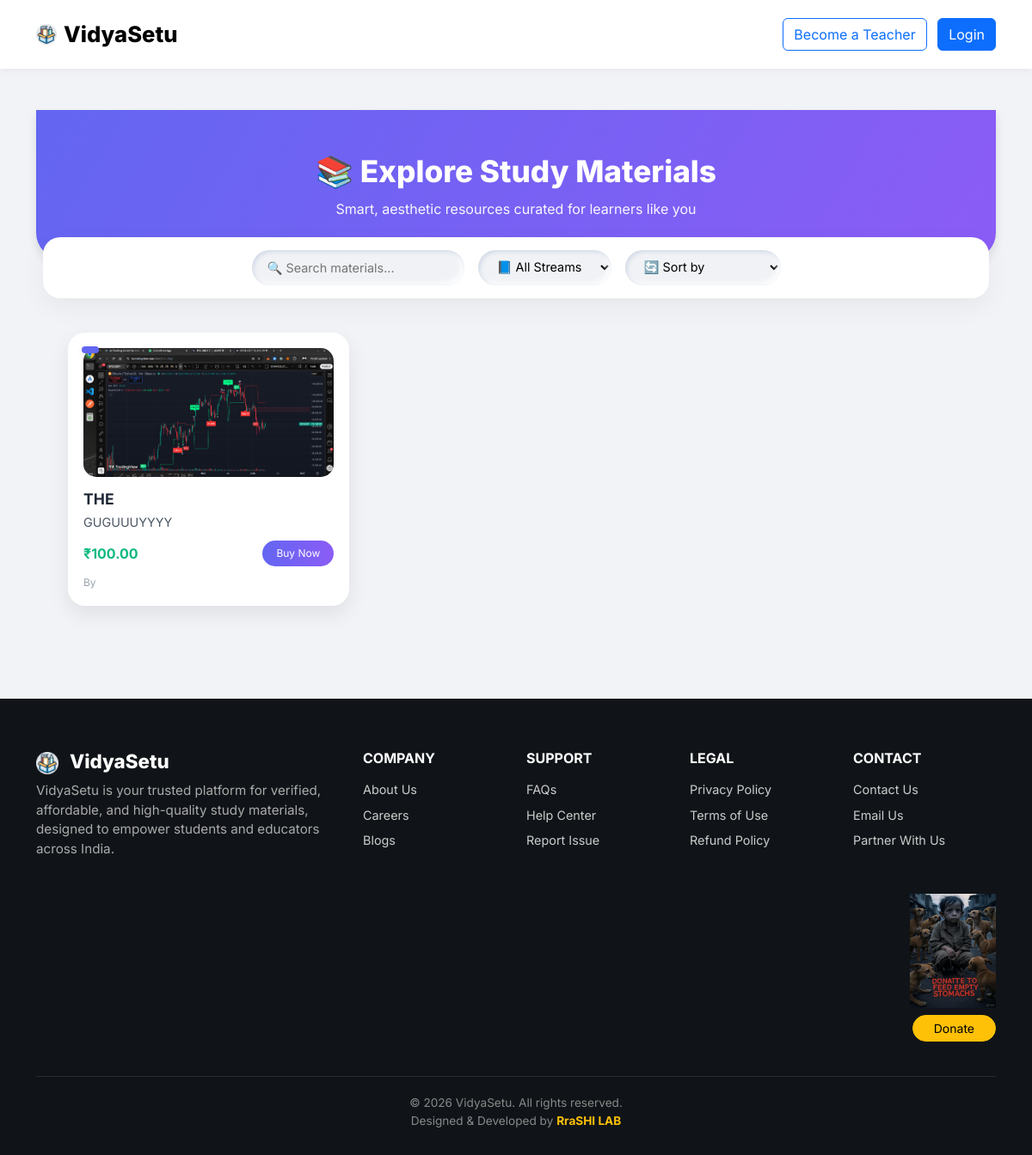
/materials/, run on the app's committed database.
### core/models.py (models this page shows, shortened)
class StudyMaterial(models.Model):
    seller = models.ForeignKey('SellerProfile', on_delete=models.CASCADE)
    title = models.CharField(max_length=255)
    description = models.TextField(blank=True)
    file = models.FileField(upload_to='study_materials/zips/')
    banner = models.ImageField(upload_to='study_materials/banners/', blank=True, null=True)
    price = models.DecimalField(max_digits=8, decimal_places=2, default=0.00)
    uploaded_at = models.DateTimeField(auto_now_add=True)
    class Meta:
        ordering = ['-uploaded_at']

### core/views.py (the view)
# urls.py: path('materials/', views.materials, name='materials'),
def materials(request):
    materials = StudyMaterial.objects.all().order_by('-uploaded_at')
    return render(request, 'core/materials.html', {
        'materials': materials
    })

### core/templates/core/materials.html (shortened to what this page needs)
{% extends "core/base.html" %}
{% load static %}
{% block content %}
<div class="material-header">
  <h1>📚 Explore Study Materials</h1>
  <p>Smart, aesthetic resources curated for learners like you</p>
</div>
<div class="filter-bar container">
  <input type="text" placeholder="🔍 Search materials...">
  <select>
    <option value="">📘 All Streams</option>
  </select>
  <select>
    <option value="">🔄 Sort by</option>
  </select>
</div>
<div class="container">
  <div class="material-grid">
    {% for material in materials %}
      <div class="material-card">
        <div class="badge-category">{{ material.stream }}</div>
        <img src="{{ material.banner.url }}" alt="{{ material.title }}">
        <h5>{{ material.title }}</h5>
        <p>{{ material.description|truncatechars:80 }}</p>
        <div class="d-flex justify-content-between align-items-center mt-2">
          <span class="price">₹{{ material.price }}</span>
          <a href="{% url 'checkout' material.pk %}" class="btn">Buy Now</a>
        </div>
        <small>By {{ material.seller.user.username }}</small>
      </div>
    {% empty %}
      <p class="text-center mt-5">🚫 No study materials available right now. Please check back later!</p>
    {% endfor %}
  </div>
</div>
{% endblock %}

### core/templates/core/base.html (style rules this page uses)
body { font-family: 'Inter', sans-serif; background-color: #f0f2f5; display: flex; flex-direction: column; min-height: 100vh; }

### core/templates/core/materials.html (style rules this page uses)
body { background: #f1f3f6; font-family: 'Inter', sans-serif; }
.material-header { text-align: center; padding: 50px 20px 30px; background: linear-gradient(120deg, #6366f1, #8b5cf6); color: white; border-radius: 0 0 30px 30px; box-shadow: 0 6px 12px rgba(0,0,0,0.1); }
.material-header h1 { font-size: 2.2rem; font-weight: 800; margin-bottom: 10px; }
.material-header p { font-size: 1rem; opacity: 0.95; }
.filter-bar { display: flex; flex-wrap: wrap; gap: 1rem; justify-content: center; margin: -25px auto 40px; padding: 15px 20px; max-width: 1100px; background: #fff; border-radius: 20px; box-shadow: 0 10px 30px rgba(0,0,0,0.05); position: relative; z-index: 1; }
.filter-bar input, .filter-bar select { padding: 10px 18px; border: none; border-radius: 999px; background-color: #f0f2f5; font-size: 0.9rem; transition: 0.3s ease; box-shadow: inset 2px 2px 5px #d1d9e6, inset -3px -3px 7px #ffffff; }
.material-grid { display: grid; grid-template-columns: repeat(auto-fill, minmax(260px, 1fr)); gap: 30px; padding: 0 25px 60px; margin-top: 20px; }
.material-card { background: #ffffff; border-radius: 20px; padding: 18px; box-shadow: 0 10px 25px rgba(0,0,0,0.08); transition: 0.3s ease; position: relative; overflow: hidden; }
.material-card img { width: 100%; height: 150px; object-fit: cover; border-radius: 15px; margin-bottom: 15px; }
.material-card h5 { font-size: 1.1rem; font-weight: 700; color: #1f2937; margin-bottom: 6px; }
.material-card p { font-size: 0.9rem; color: #4b5563; margin-bottom: 10px; }
.material-card .price { font-size: 1rem; font-weight: 700; color: #10b981; }
.material-card .btn { font-size: 0.75rem; padding: 6px 16px; border-radius: 999px; background: linear-gradient(to right, #6366f1, #8b5cf6); color: white; border: none; transition: 0.3s ease; }
.material-card small { font-size: 0.75rem; color: #9ca3af; display: block; margin-top: 10px; }
.badge-category { position: absolute; top: 16px; left: 16px; background-color: #6366f1; color: white; font-size: 0.7rem; padding: 4px 10px; border-radius: 12px; box-shadow: 0 2px 6px rgba(0,0,0,0.1); }

### data on the page
StudyMaterial: banner (picture), title "THE", description "GUGUUUYYYY", price "100.00"
